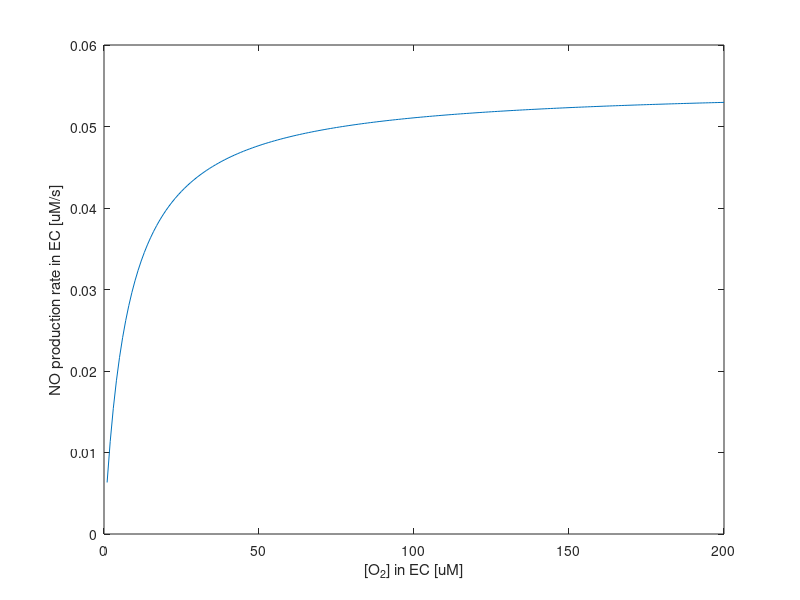
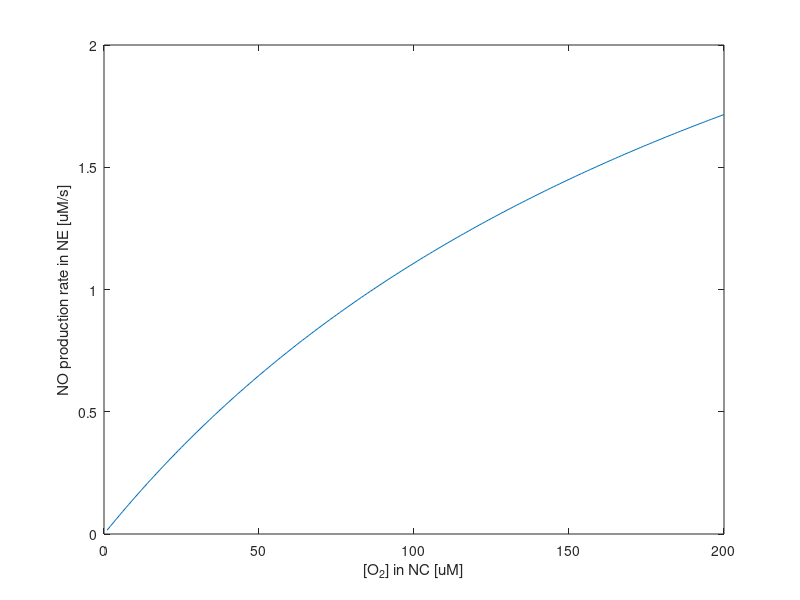

The MATLAB source for these figures, in order:
K_mO2_j = 7.7; % uM Chen2006
K_mO2_n = 243; % 140-145 uM Chen2007

for i = 1:200;
    oxygen(i) = i;
    P_NO_j(i) = 0.055 * oxygen(i) / (K_mO2_j + oxygen(i));
    P_NO_n(i) = 3.8 * oxygen(i) / (K_mO2_n + oxygen(i));
end

figure; plot(oxygen,P_NO_j)
xlabel('[O_2] in EC [uM]')
ylabel('NO production rate in EC [uM/s]')
figure; plot(oxygen,P_NO_n)
xlabel('[O_2] in NC [uM]')
ylabel('NO production rate in NE [uM/s]')
